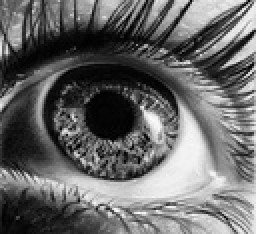
%> input picture image compression/input_test_images/GRAY.jpg, 128 x 117 px, shrunk from 600 x 549 before the run (shown 2 times larger)
$ octave Experiment_Runs.m   (GNU Octave 9; MATLAB toolbox functions it lacks are replaced by stand-ins)
%> lines starting %> are read from the running program, lines starting %| are printed output that depends on the picture
### image compression/compressJPEG.m
function  [h, d, cb, cr]=compressJPEG(imagematrix,dgree_of_compression,blocksize)
% this function performs JPEG compression. Input arguments are: image
% matrix (that you'd like to compress), degree of compression, 0 for low
% compression &1 for high compression, blocksize is either 8 or 16, it
% outputs : h is the final coded array & d is the huffman dictionary used
% in huffman coding.  cb,and cr are the downsampled chrominance and
% luminance components
%*************************************************************************
%tracking folps: the global variables were used to count floating point
%operations(FLOPs). I have commented all the FLOP calculation bits of code
%because they increase run time, if you would like to count the Flops while running,
% just decomment any line with "t_" in it.
%global t_compress t_dct t_huff_enc t_rl; t_compress=0;
%**************************************************************************


% check if image is greyscale or RGB and handle accordingly
if length(size(imagematrix))==3
    [x, y, ~]= size (imagematrix);
    %for rgb convert to ycbcr and downsample
    [Y,cb,cr] = RGB_to_YCbCr(imagematrix,blocksize);
    imagematrix = Y;
else
    [x,y]= size (imagematrix);
    cb= nan; cr= nan;
end


% quantization tables
%------------------------------------------------------------------------------------------
%table1 for 8by8 low compression
if (blocksize==8)
    qt_low=[1 1 1 1 1 2 2 4;
            1 1 1 1 1 2 2 4;
            1 1 1 1 2 2 2 4;
            1 1 1 1 2 2 4 8;
            1 1 2 2 2 2 4 8;
            2 2 2 2 2 4 8 16;
            2 2 2 4 4 8 8 16;
            4 4 4 4 8 8 16 16];
%table 2 for 8by8 high compression
  qt_high =[1 2 4 4 8 16 32 128;
            2 4 4 8 16 32 64 128;
            4 4 8 16 32 64 128 128;
            8  8 16 32 64 128 128 256;
            16 16 32 64 128 128 256 256;
            32 32 64 128 128 256 256 256;
            64 64 128 128 256 256 256 256;
            128 128 128 256 256 256 256 256];
% table3 for 16 by 16 kow compression
elseif(blocksize==16)
      qt_low=[1 1 1 1 1 1 1 1 1 1 1 1 2 2 2 4 ;
              1 1 1 1 1 1 1 1 1 1 1 2 2 2 4 4;
              1 1 1 1 1 1 1 1 1 1 1 2 2 2 4 4;
              1 1 1 1 1 1 1 1 1 1 1 2 2 4 4 4 ;
              1 1 1 1 1 1 1 1 1 1 1 2 5 4 4 4;
              1 1 1 1 1 1 1 1 1 2 2 2 4 4 4 4 ;
              1 1 1 1 1 1 1 1 1 2 2 4 4 8 8 8 ;
              1 1 1 1 1 1 1 2 2 2 4 4 4 8 8 8 ;
              1 1 1 1 1 1 2 2 2 2 4 4 4 8 8 8 ;
              1 1 1 1 1 1 2 4 4 4 4 4 8 8 8 8;
              1 1 1 1 1 1 2 4 4 4 4 8 8 8 8 8 ;
              1 1 1 1 1 1 2 4 4 4 4 8 8 8 8 16 ;
              1 1 2 2 4 4 4 4 4 8 8 8 8 8 8 16 ;
              1 1 2 2 4 4 8 8 8 8 8 8 8 16 16 16  ;
              1 2 2 4 4 8 8 8 8 8 8 16 16 16 16 16 ;
              1 2 2 4 4 8 8 8 8 8 16 16 16 16 16 16 ];
%table 4 for 16by16 high compression

      qt_high=[1 1 2 4 4 4 8 8 8 8 8 8 16 32 32 32;
              1 1 2 4 4 4 8 8 8 8 8 8 16 32 32 64;
              1 2 2 4 4 4 8 8 8 8 16 32 32 64 64 64;
              1 4 4 4 8 8 8 8 16 16 64 64 64 64 64 64;
              1 4 4 4 8 8 8 8 16 16 64 64 64 64 64 64;
              2 2 4 4 8 8 16 16 16 32 32 64 64 64 128 128;
              2 2 4 4 8 8 16 16 16 32 32 64 64 64 128 128;
              2 2 4 4 8 8 16 16 16 32 32 64 64 64 128 128;
              2 2 4 4 8 8 16 16 16 32 32 64 64 64 128 128;
              1 16 16 16 32 32 32 32 32 32 64 128 128 256 256 256;
              1 16 16 16 32 32 32 32 32 32 64 128 128 256 256 256;
              1 16 16 16 32 32 32 32 32 32 64 128 128 256 256 256;
              1 16 16 16 32 32 32 32 32 32 64 128 128 256 256 256;
              4 16 32 64 256 256 265 256 256 256 256 256 256 256 256 256  ;
              4 16 32 64 256 256 265 256 256 256 256 256 256 256 256 256  ;
              128 128 256 256 256 256 256 256 256 256 256 256 256 256 256 256 ];

else
    disp('set blocksize s either 8 or 16');
    return;
end

% selection of q table
if(dgree_of_compression==0)
    Qtable= qt_low;
elseif (dgree_of_compression==1)
    Qtable= qt_high;
else
    disp('error, 2nd argument can only be 0 or 1, please type 0 for low compression, or 1 for high compression');
return
end


%---------------------------------------------------------------------------
%the following code segment  performs dct on every
%block seperately,divides it by the quantization table,ZigZags it to a 1d array then combines
%all of them into one array of the same size as the image,ready for RL & Huffman encoding

n=floor(min([x y])/blocksize);  % the number of blocks the imge can be divided into

%t_compress=t_compress+1;

%initializing indices
starti=1; Endi=blocksize;
startj=1; Endj=blocksize;

strt_arr=1; end_arr=blocksize^2;

%t_compress=t_compress+1;

%looping over the imge, performing dct,& quantization on each block
for i=1:n
    for j=1:n
        format long g;
block= imagematrix(starti:Endi, startj:Endj);
Dct_coeff_block= DCT2D(double(block)); %calling my dct2 function

%t_compress=t_compress+ t_dct;

 quan_block= round(Dct_coeff_block./ Qtable); %quantization

 %t_compress=t_compress+blocksize^2;

num_stream(strt_arr:end_arr)= ZigZag(quan_block); %forming quantized array

startj=Endj+1; Endj=startj+blocksize-1;
strt_arr=end_arr+1; end_arr=strt_arr+(blocksize^2)-1;

%t_compress=t_compress+7;
    end
    starti=Endi+1; Endi=starti+blocksize-1;
%t_compress=t_compress+3;
    startj=1; Endj=blocksize;
end
%-----------------------------------------------
%the following code segment R.L encodes the array , then haffman encodes it

r= run_length(num_stream); % rl encoding

%t_compress=t_compress+ t_rl;

[h, d]=Huff_encode(r);  %huffmn encoding

%t_compress=t_compress+t_huff_enc;


%saving coded stream and huff dict to binary file
num_h = bin2dec(h);

cellz=struct2cell(d);
 c= cellz(2,:);
codes = strings(size(c));
[codes{:}] = c{:};
 codes= bin2dec(codes);
%cellz=struct2cell(d);
symbols=double(cell2mat(cellz(1,:)));

% save the compressed image files to desk
fileID = fopen('compressed_outputs/compressed.bin','w');
fileid= fopen('compressed_outputs/huff_dict.bin','w');
fid= fopen('compressed_outputs/CbCr.bin','w');
fwrite(fid,cat(3,cb,cr));
fwrite(fileID,num_h);
fwrite(fileid,codes); fwrite(fileid,symbols);
fclose(fileID);
fclose(fileid);
fclose(fid);

% write the flops statistics
%fprintf('FLOPS_compressJPEG = %d \n', t_compress);
end

### image compression/run_length.m
function [coded] = run_length(original)
%the following functions performs r.l.encoding, the coded array follows the
%format [ val1, num of repetitions+0.5,val2,.... so on], when the value is
%repeated only once, we don't write 1 after it, we only write the num of
%repititions for values repeating more than once. the purpose of adding 0.5
%to the # of repetition is to distinguish it from the original array values,
%since we know that all of the values in the array are going to be integers
%for our particular case
%_-----------------------------------------------------


%to track # of FLOPs uncomment all lines with 't_'
%tracking flops:
%global t_rl; t_rl=0;  % tracking FLOPs
%%*******************
n=1;j=1;i=1;
len=length(original);
while i~=0
    c=1; %initiliing counts
    for y=j:len-1 %counting repetions of the yth e+lement
        x=original(y)==original(y+1);
         if x
            c=c+1;
        %t_rl=t_rl+1;
         else
            j=y+1; %t_rl=t_rl+1;
            break
         end
    end
    % if the # of repitions c is > 1, it's added after the value in format
    % c+0.5, else we don't add it
        if c>1
        coded(n)=original(y);
        coded(n+1)=c+0.5; %t_rl=t_rl+1;
        n=n+2; %t_rl=t_rl+1;
        else
         coded(n)=original(y);
         n=n+1;
        end
        if (y+1==len && ~x )
             coded(n)=original(y+1);
        end
        % adding the last element if it is not repeated
        if y+1>=len
            i=0;
        end

end
     %   fprintf('FLOPS_run length = %d \n', t_rl);
end


### image compression/symbol_freq.m
function [symbols,counts, probabilities] = symbol_freq(vector)
% this function tkes as input a stream of data represented by a group of
% symbols, extracts the unique symbols, the count of ech symbol & the
% probbility of ech of them. exmple: input vector = [0,0,1,5,5,7],
% return will be symbols =[0,1,5,7], counts=[2,1,2,1] prob=[ 0.33,0.167,0.33,0.167]


%to track # of FLOPs uncomment all lines with 't_'
%tracking flops:
%global t_sym_freq; t_sym_freq=0; %tracking Flops;


symbols = double(unique(vector));
num_sym=numel(symbols);
counts= zeros(1,num_sym);

%calculating counts
for k =1:num_sym
    for i=1 :length(vector)
    if (symbols(k)==vector(i))
        counts(k)= counts(k)+1; %t_sym_freq=t_sym_freq+1;

    end

    end
end
%calculating probabilities
for  k=1:num_sym
    probabilities(k)= counts(k)/sum(counts); %t_sym_freq=t_sym_freq+1;
end
end

### image compression/Huff_encode.m
function [coded_arr ,dict]= Huff_encode(in_arr)
%given an input stream of symbols,and a huffman dictionary
 %the function huffman encodes the array and returns an array of strings each element
% is the binary huffman encoded version (represented as a string) of its corresponding symbol


%to track # of FLOPs uncomment all lines with 't_'
%tracking flops:
% global t_huff_enc  t_sym_freq t_huffd; t_huff_enc=0;


% step1 : extracting symbols and their probabilities
[s ,c, p] = symbol_freq(in_arr); %t_huff_enc=t_huff_enc+ t_sym_freq;
%step2 :generating a huffman dictionary
dict= huff_dict(s,p); %t_huff_enc = t_huff_enc+ t_huffd;

for i= 1: length(in_arr)
k= find(s==in_arr(i));
coded_arr(i)=string(dict(k).code);

end
end

### image compression/huff_dict.m
function dict = huff_dict(s,p)
%input: s: array of unique symbols, p: their corresponding probabilities
%with matching indices,
%output: a huffman dictionary: an array of structs, each containing 2
%datafields: the sumbol, and the codeword


%to track # of FLOPs uncomment all lines with 't_'
%tracking flops:
%global t_huffd;t_huffd=0; %tracking flops

n=length(p);
codeword=cell(1,n);%Where codewords are going to be stored
track_done=zeros(n,n);%This matrix helps us track which elemnts we have worked on
temp=p;%to manipulate probabilities

for i=1:n-1
    [~ ,l]=sort(temp); % keeping track of the original positions of the rearranged elements
    track_done(l(1),i)=10;
    track_done(l(2),i)=11;
    temp(l(2))=temp(l(2))+temp(l(1));
    %t_huffd=t_huffd+1;
    temp(l(1))=100; % to make sure it's always @the very end of the list (as if we've removed it)
end
i=n-1;
rws=find(track_done(:,i)==10);
codeword(rws)=strcat(codeword(rws),'1');
rws=find(track_done(:,i)==11);
codeword(rws)=strcat(codeword(rws),'0');
for i=n-2:-1:1
    r11=find(track_done(:,i)==11);
    r10=track_done(:,i)==10;
    codeword(r10)=strcat(codeword(r11),'1');
    codeword(r11)=strcat(codeword(r11),'0');
end
for i=1:length(p)
dict(i)=struct('symbol',s(i),'code', codeword(i));
end


end


### image compression/Experiment_Runs.m
% in the experiments section, we conduct various test runs of the
% compression-decompression pipeline with varying block-sizes and
% compression degrees on both a sample grayscale image and an RGB colored
% image. The test input images are in the folder 'input_test_images', the
% intermediate compressed binaries are in the 'compressed_outputs' folder,
% and the decompressed images are in the 'decompressed_outputs' folder.
clear;clc;close all;

%% Experiment 1: Grayscale_image, blocksize = 8, Low-compression
blocksize=8;
matrix =imread('input_test_images/GRAY.jpg'); %reading the image
%> matrix is the input picture: size 117x128x3 uint8; min 0, max 255, mean 104.1
[r, c, ~]= size(matrix);
%> r = 117; c = 128
orig_size=(floor(min([r c])/blocksize)*blocksize)^2;
%> orig_size = 12544
matrix = rgb2gray(matrix);
%> matrix: size 117x128 uint8

[h, d, cb, cr]= compressJPEG(matrix,0,blocksize);
%> after the loop in run_length, `while i~=0`: i = 0; j = 12540; n = 9946
%> in symbol_freq, `symbols = double(unique(vector));`: symbols = 243 values from -79 to 239
%> in symbol_freq, `num_sym=numel(symbols);`: num_sym = 243
%> after the loop in symbol_freq, `for k =1:num_sym`: counts = 243 values, max 1629 at index 63, min 1 at index 1, mean 40.93
%> after the loop in symbol_freq, `for  k=1:num_sym`: probabilities = 243 values, max 0.164 at index 63, min 0.000101 at index 1, mean 0.00412
%> in Huff_encode, `[s ,c, p] = symbol_freq(in_arr);`: s = 243 values from -79 to 239; c has the same summary as counts in symbol_freq; p has the same summary as probabilities in symbol_freq
%> in huff_dict, `n=length(p);`: n = 243
%> in huff_dict, `codeword=cell(1,n);`: codeword = 243 items
%> in huff_dict, `track_done=zeros(n,n);`: track_done: size 243x243 double; every value is 0
%> in huff_dict, `temp=p;`: temp has the same summary as probabilities in symbol_freq
%> after the loop in huff_dict, `for i=1:n-1`:
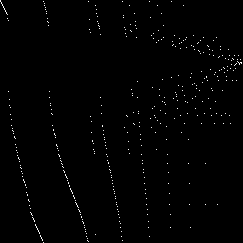
%> track_done: size 243x243 double; min 0, max 11, mean 0.0861; drawn with min black and max white
%> after the loop in huff_dict, `for i=1:n-1`: temp = 243 values, max 100 at index 1, min 1 at index 63, mean 99.59
%> in huff_dict, `i=n-1;`: i = 242
%> in huff_dict, `rws=find(track_done(:,i)==10);`: rws = 64
%> in huff_dict, `rws=find(track_done(:,i)==11);`: rws = 63
%> the loop in huff_dict, `for i=n-2:-1:1` made 241 passes
%> (i, r11) on passes 1 to 3: (241, 63), (240, 64), (239, 63)
%> after the loop in huff_dict, `for i=1:length(p)`: dict = 243 items; first 5, symbol: -79, -78, -76, -71, -69
%> the loop in Huff_encode, `for i= 1: length(in_arr)` made 1 pass
%> k on pass 1: 184
%> the run ends on the next line
